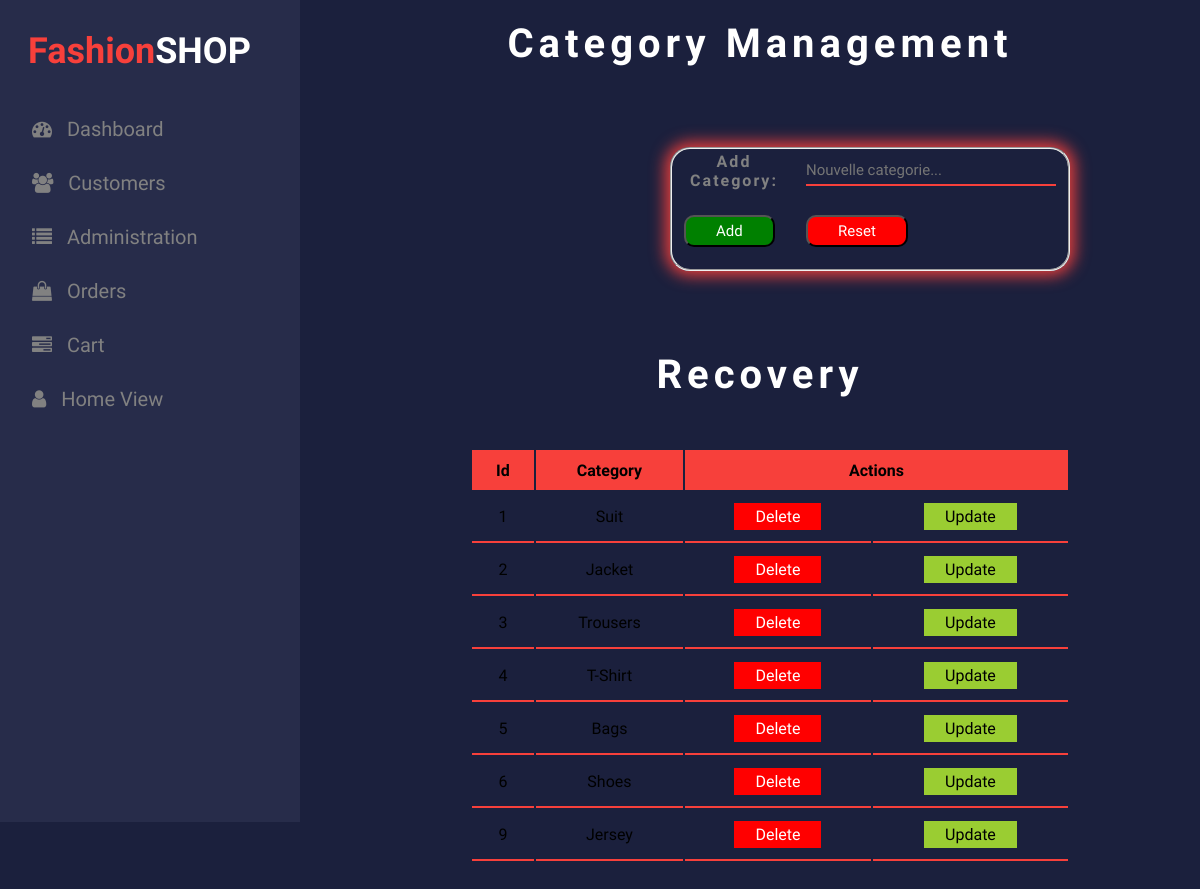
Screenshot of /admin/category.php with the database file from the repository.
### tables this page shows
CREATE TABLE `categorie` (
  `id_cat` int(11) NOT NULL,
  `nom_cat` varchar(255) NOT NULL
);

### admin/category.php (the view, shortened to what this page needs)
<?php
include("db.php");
?>
<!DOCTYPE html>
<html lang="en">
<head>
    <link rel="stylesheet" href="https://cdnjs.cloudflare.com/ajax/libs/font-awesome/4.7.0/css/font-awesome.min.css">
    <link rel="stylesheet" href="css/category.css">
</head>
<body>
    <div id="mySidenav" class="sidenav">
	<p class="logo"><span>Fashion</span>SHOP</p>
  <a href="dashboard.php" class="icon-a"><i class="fa fa-dashboard icons"></i> &nbsp;&nbsp;Dashboard</a>
  <a href="customer.php"class="icon-a"><i class="fa fa-users icons"></i> &nbsp;&nbsp;Customers</a>
  <a href="administration.php"class="icon-a"><i class="fa fa-list icons"></i> &nbsp;&nbsp;Administration</a>
  <a href="orderrecovery.php"class="icon-a"><i class="fa fa-shopping-bag icons"></i> &nbsp;&nbsp;Orders</a>
  <a href="#"class="icon-a"><i class="fa fa-tasks icons"></i> &nbsp;&nbsp;Cart</a>
  <a href="admin.php"class="icon-a"><i class="fa fa-user icons"></i> &nbsp;&nbsp;Home View</a>
</div>
<section class="section01">
    <h1 class="titre1">Category Management</h1>
    <fieldset>
        <form action="" method="post">
        <table>
                    <tr>
                     <th class="th-cat">Add Category:   </th>
                        <th><input type="text" name="categorie" class="inpt-cat" placeholder="Nouvelle categorie..."></th>
                    </tr>
                    <tr>
                        <td><input type="submit" value="Add" id="sub-cat" name="submit"></td>
                   <td> <input type="reset" value="Reset" id="res-cat"></td>
                    </tr>
                </table>
        </form>
    </fieldset>
</section>
<?php
$select=$bdd->query("SELECT * FROM categorie ORDER BY id_cat");
?>
<section class="section02">
    <h1 class="title-reco">Recovery</h1>
    <table class="table01">
        <thead class="thead01">
            <tr>
                <th class="th01">Id</th>
                <th class="th01">Category</th>
                <th class="th01" colspan="2">Actions</th>
            </tr>
        </thead>
        <?php
        while($dataselect=$select->fetch()){
        ?>
        <tbody class="tbody01">
            <tr>
                <td class="td01"><?php echo $dataselect["id_cat"]?></td>
                <td class="td01"><?php echo $dataselect["nom_cat"]?></td>
                <td class="td01"><a href="category.php?sup=<?php echo $dataselect['id_cat'];?>" class="delete">Delete</a></td>
                <td class="td01"><a href="#" class="update">Update</a></td>
            </tr>
           <?php
        }
           ?>
        </tbody>
    </table>
</section>
</body>
</html>

### admin/css/category.css (style rules this page uses)
* { margin:0px; padding: 0px; font-family: 'Rambla', sans-serif; box-sizing: border-box; }
body { background:#1b203d; }
.logo { margin: 0px; margin-left: 28px; font-weight: bold; color: white; margin-bottom: 30px; }
.logo span { color: #f7403b; }
#mySidenav { position:fixed; }
.sidenav { position: fixed; height: 90%; width: 300px; z-index: 1; top: 0; left: 0; background-color: #272c4a; overflow: auto; transition: 0.5s; padding-top: 30px; }
.sidenav a { padding: 15px 8px 15px 32px; text-decoration: none; font-size: 20px; color: #818181; display: block; transition: 0.3s; }
.sidenav { position: absolute; top: 0; right: 25px; font-size: 36px; }
.section01 { margin-left:320px; }
.titre1 { text-align:center; font-size:40px; color:#fff; letter-spacing: 5px; margin:20px; }
fieldset { width:400px; margin:80px 350px; border-radius:20px; box-shadow: 0px 0px 15px 5px rgba(247,64,59,0.9); }
.th-cat { color:#818181; letter-spacing: 2px; }
.inpt-cat { height:30px; width:250px; background:transparent; border:0; border-bottom:2px solid #f7403b; outline:none; margin:5px 10px; color:#fff; font-size:15px; }
#sub-cat { padding:5px 30px; margin:20px 10px; background:green; color:#fff; border-radius:10px; font-size:15px; }
#res-cat { padding:5px 30px; margin:20px 10px; background:red; color:#fff; border-radius:10px; font-size:15px; }
.section02 { margin-left:320px; }
.title-reco { text-align: center; font-size:40px; color:#fff; letter-spacing: 5px; }
.table01 { width:600px; margin:50px 150px; }
.thead01 { background:#f7403b; padding:20px; height:40px; }
.td01 { text-align:center; padding:15px; border:0; border-bottom:2px solid #f7403b; }
.delete { color:#fff; background:red; padding:3px 20px; border:1px solid red; text-decoration: none; }
.update { color:#000; background:yellowgreen; padding:3px 20px; border:1px solid yellowgreen; text-decoration: none; }

### rows the page displays
categorie: id_cat "1", nom_cat "Suit"
categorie: id_cat "2", nom_cat "Jacket"
categorie: id_cat "3", nom_cat "Trousers"
categorie: id_cat "4", nom_cat "T-Shirt"
categorie: id_cat "5", nom_cat "Bags"
categorie: id_cat "6", nom_cat "Shoes"
categorie: id_cat "9", nom_cat "Jersey"
